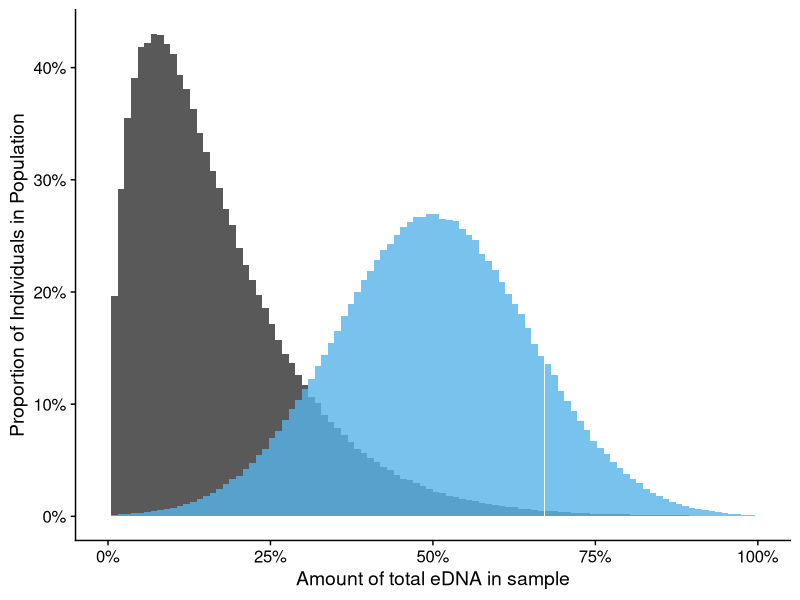
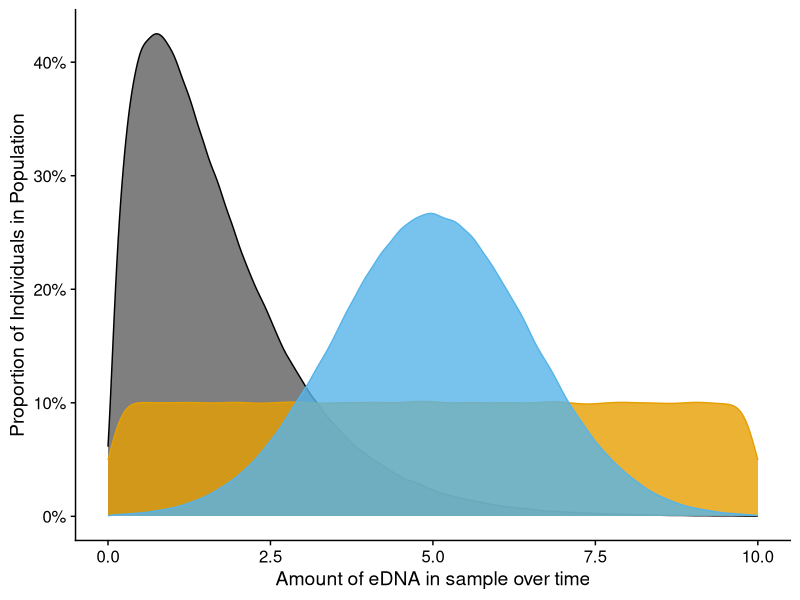
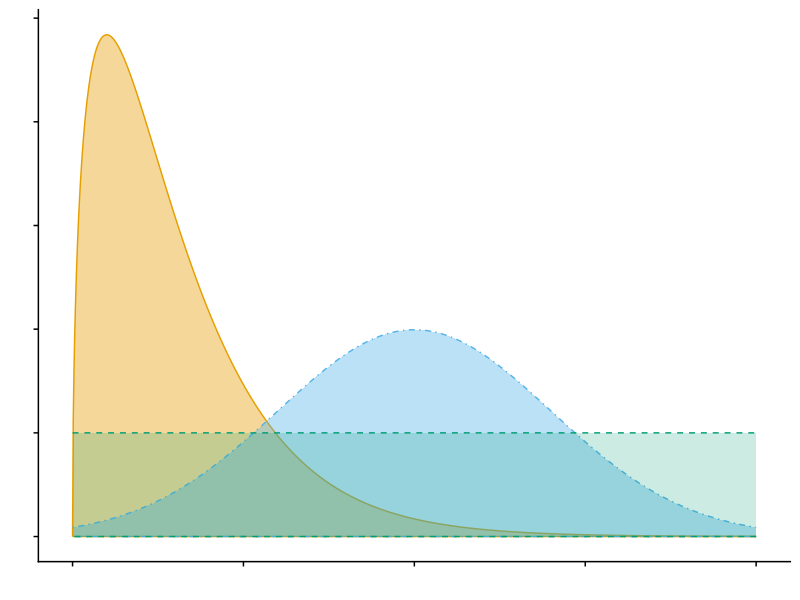
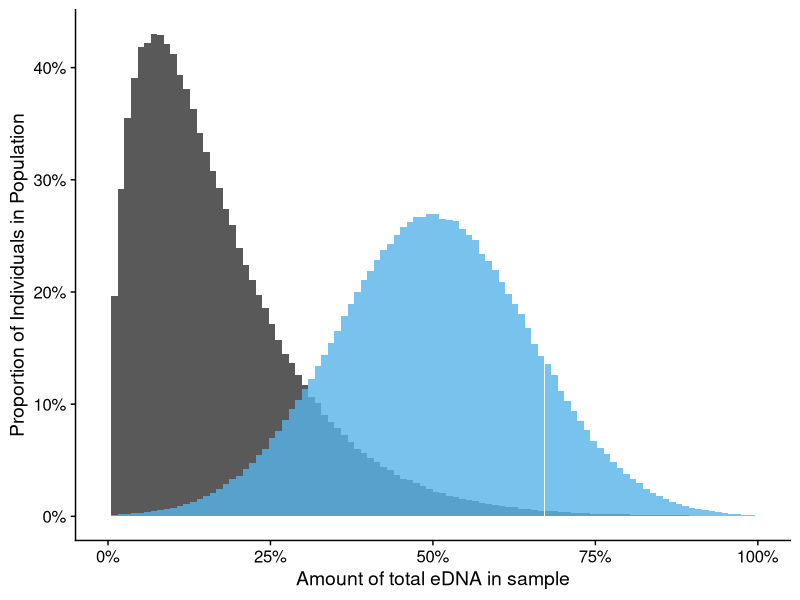
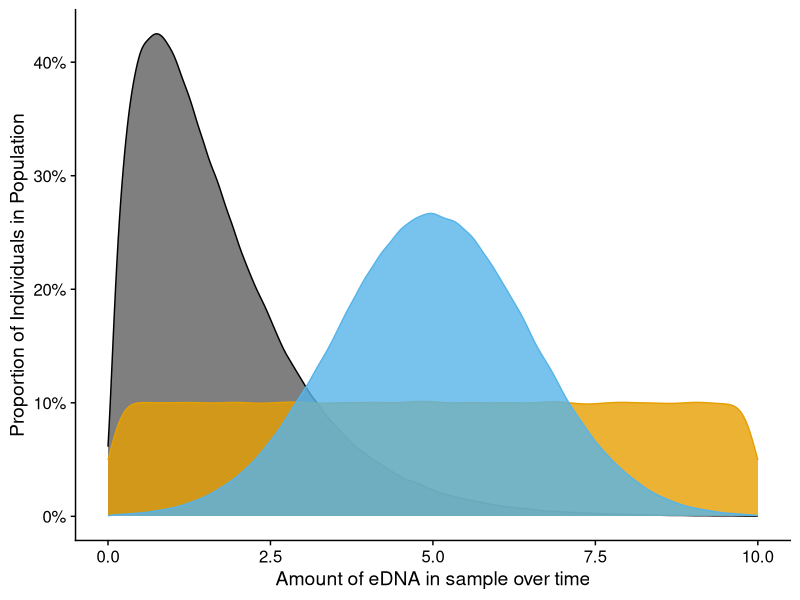
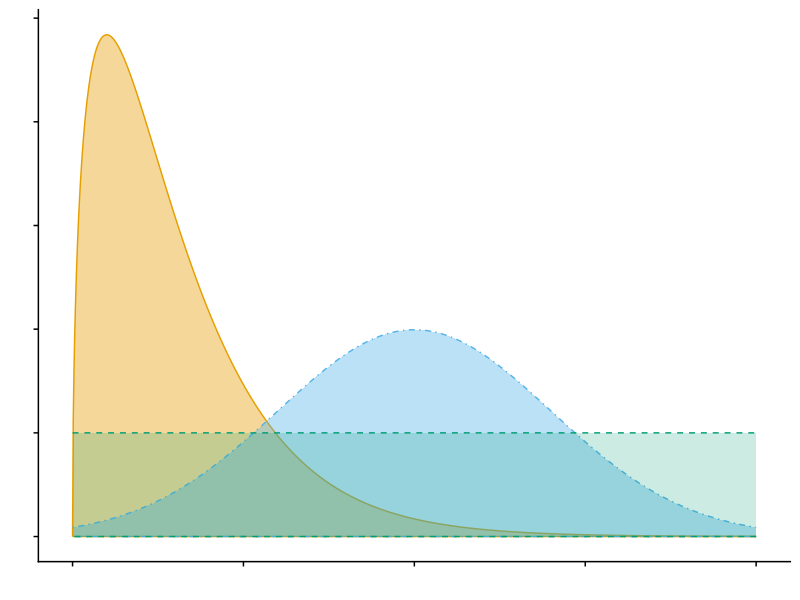

The R script that drew these images, in order:
# make figures of distributions

library(tidyverse)
library(ggfortify)
library(ggthemes)
library(cowplot)
library(scales)
library(glue)
# get colorblind palette
# scales::show_col(ggthemes::colorblind_pal()(8))
colblind_pal <- ggthemes::colorblind_pal()(4)


# Make Distributions ------------------------------------------------------

nnorm <- rnorm(1e6, mean = 5, sd=1.5)
nunif <- runif(1e6, min=-5, max=11)
ngam <- rgamma(1e6, shape = 1.7)

# make dataframe
df <- tibble(norm = nnorm, unif = nunif, gamma=ngam)


# Histogram Plots ---------------------------------------------------------

# geom histogram 
ggplot() + 
  geom_histogram(data=df, aes(gamma), bins = 100) +
  #geom_histogram(data=df, aes(unif), fill=colblind_pal[2], bins=100, alpha=0.8) +
  geom_histogram(data=df, aes(norm), fill=colblind_pal[3], bins=100, alpha=0.8) +
  xlim(c(0,10)) +
  scale_y_continuous(labels = percent_format(scale =1e-3)) +
  scale_x_continuous(labels=glue("{c(seq(0,100, 25))}%"), breaks = c(seq(0,10,2.5)),
                     limits = c(0,10)) +
  theme_cowplot() +
  theme(plot.background = element_rect(fill="white")) +
  labs(
       y="Proportion of Individuals in Population",
       x="Amount of total eDNA in sample")

ggsave(filename = "figs/edna_distributions_in_sample_histogram.png", 
       width = 10, height = 8, dpi=300)

# Density Plots -----------------------------------------------------------

ggplot() + 
  geom_density(data=df, aes(gamma), fill="gray50") +
  geom_density(data=df, aes(unif), color=colblind_pal[2],
               fill=colblind_pal[2], alpha=0.8) +
  geom_density(data=df, aes(norm), color=colblind_pal[3],
               fill=colblind_pal[3], alpha=0.8) +
  xlim(c(0,10)) +
  scale_y_continuous(labels = percent_format(scale =100)) +
  theme_cowplot() +
  labs( 
       y="Proportion of Individuals in Population",
       x="Amount of eDNA in sample over time")
ggsave(filename = "figs/edna_distributions_in_sample_density.png", 
       width = 10, height = 8, dpi=300)

# ggdistribution Plots ----------------------------------------------------


# using ggdistribution

# gamma left shifted
pgam <- ggdistribution(dgamma, seq(0, 10, 0.01), shape=1.5, 
                    colour = colblind_pal[2], 
                    fill = colblind_pal[2], alpha=0.4)
# normal dist
pnorm <- ggdistribution(dnorm, seq(0, 10, 0.01), mean = 5, sd=2,
                    colour = colblind_pal[3], linetype = 4,
                    fill = colblind_pal[3], alpha=0.4, p = pgam)
# log normal so left skewed like gamma
# p <- ggdistribution(dlnorm, seq(0, 10, 0.01), 
#                     meanlog = 0.5, colour = 'cyan4', p = p)
# uniform
punif <- ggdistribution(dunif, seq(0, 10, 0.01), min=0, max=10,
                    colour = colblind_pal[4],linetype = 2,
                    fill = colblind_pal[4], alpha=0.2, p=pnorm)

# plot together
(tst <- punif + theme_cowplot() +
    ylab("Proportion of Individuals in Population") +
    xlab("Amount of eDNA in sample over time")) +
  theme(axis.text.x = element_blank(),
        axis.text.y = element_blank())
ggsave(filename = "figs/edna_distributions_in_sample_ggdistrib_blank.png", 
       width = 10, height = 8, dpi=300)
